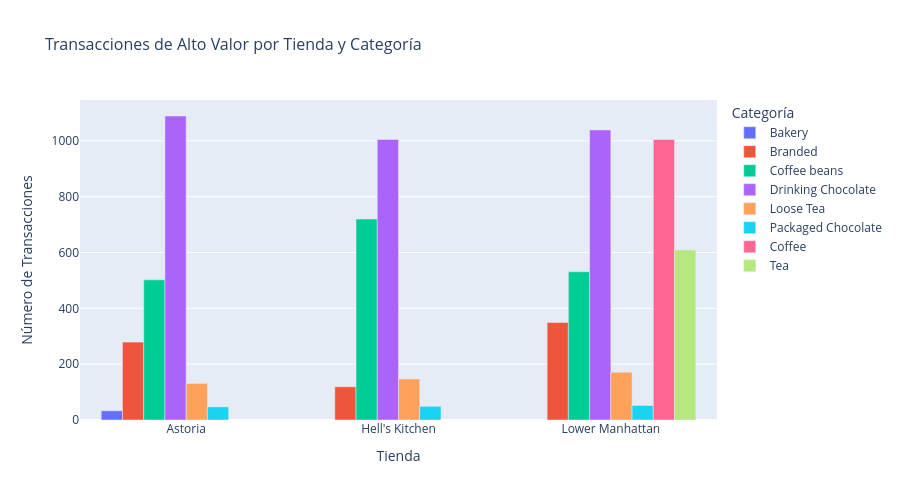

Notebook cell for this chart:
### Code cell
# Visualización de transacciones de alto valor por tienda y categoría
hv_store_cat = high_value_transactions.groupby(['store_location', 'product_category']).size().reset_index(name='count')

fig = px.bar(hv_store_cat, 
             x='store_location', 
             y='count', 
             color='product_category',
             title='Transacciones de Alto Valor por Tienda y Categoría',
             labels={'store_location': 'Tienda', 'count': 'Número de Transacciones', 'product_category': 'Categoría'},
             barmode='group')

fig.update_layout(font=dict(size=12), title_font_size=16, height=500)
fig.show()

### Figure 1 — Plotly figure (JSON) as saved in the notebook; plotly's stock layout.template omitted (floating-point values rounded to 4 significant figures)
{"data": [{"alignmentgroup": "True", "hovertemplate": "Categoría=Bakery<br>Tienda=%{x}<br>Número de Transacciones=%{y}<extra></extra>", "legendgroup": "Bakery", "marker": {"color": "#636efa", "pattern": {"shape": ""}}, "name": "Bakery", "offsetgroup": "Bakery", "orientation": "v", "showlegend": true, "textposition": "auto", "type": "bar", "x": ["Astoria"], "xaxis": "x", "y": [33], "yaxis": "y"}, {"alignmentgroup": "True", "hovertemplate": "Categoría=Branded<br>Tienda=%{x}<br>Número de Transacciones=%{y}<extra></extra>", "legendgroup": "Branded", "marker": {"color": "#EF553B", "pattern": {"shape": ""}}, "name": "Branded", "offsetgroup": "Branded", "orientation": "v", "showlegend": true, "textposition": "auto", "type": "bar", "x": ["Astoria", "Hell's Kitchen", "Lower Manhattan"], "xaxis": "x", "y": [279, 119, 349], "yaxis": "y"}, {"alignmentgroup": "True", "hovertemplate": "Categoría=Coffee beans<br>Tienda=%{x}<br>Número de Transacciones=%{y}<extra></extra>", "legendgroup": "Coffee beans", "marker": {"color": "#00cc96", "pattern": {"shape": ""}}, "name": "Coffee beans", "offsetgroup": "Coffee beans", "orientation": "v", "showlegend": true, "textposition": "auto", "type": "bar", "x": ["Astoria", "Hell's Kitchen", "Lower Manhattan"], "xaxis": "x", "y": [502, 720, 531], "yaxis": "y"}, {"alignmentgroup": "True", "hovertemplate": "Categoría=Drinking Chocolate<br>Tienda=%{x}<br>Número de Transacciones=%{y}<extra></extra>", "legendgroup": "Drinking Chocolate", "marker": {"color": "#ab63fa", "pattern": {"shape": ""}}, "name": "Drinking Chocolate", "offsetgroup": "Drinking Chocolate", "orientation": "v", "showlegend": true, "textposition": "auto", "type": "bar", "x": ["Astoria", "Hell's Kitchen", "Lower Manhattan"], "xaxis": "x", "y": [1089, 1005, 1039], "yaxis": "y"}, {"alignmentgroup": "True", "hovertemplate": "Categoría=Loose Tea<br>Tienda=%{x}<br>Número de Transacciones=%{y}<extra></extra>", "legendgroup": "Loose Tea", "marker": {"color": "#FFA15A", "pattern": {"shape": ""}}, "name": "Loose Tea", "offsetgroup": "Loose Tea", "orientation": "v", "showlegend": true, "textposition": "auto", "type": "bar", "x": ["Astoria", "Hell's Kitchen", "Lower Manhattan"], "xaxis": "x", "y": [131, 147, 171], "yaxis": "y"}, {"alignmentgroup": "True", "hovertemplate": "Categoría=Packaged Chocolate<br>Tienda=%{x}<br>Número de Transacciones=%{y}<extra></extra>", "legendgroup": "Packaged Chocolate", "marker": {"color": "#19d3f3", "pattern": {"shape": ""}}, "name": "Packaged Chocolate", "offsetgroup": "Packaged Chocolate", "orientation": "v", "showlegend": true, "textposition": "auto", "type": "bar", "x": ["Astoria", "Hell's Kitchen", "Lower Manhattan"], "xaxis": "x", "y": [47, 49, 52], "yaxis": "y"}, {"alignmentgroup": "True", "hovertemplate": "Categoría=Coffee<br>Tienda=%{x}<br>Número de Transacciones=%{y}<extra></extra>", "legendgroup": "Coffee", "marker": {"color": "#FF6692", "pattern": {"shape": ""}}, "name": "Coffee", "offsetgroup": "Coffee", "orientation": "v", "showlegend": true, "textposition": "auto", "type": "bar", "x": ["Lower Manhattan"], "xaxis": "x", "y": [1005], "yaxis": "y"}, {"alignmentgroup": "True", "hovertemplate": "Categoría=Tea<br>Tienda=%{x}<br>Número de Transacciones=%{y}<extra></extra>", "legendgroup": "Tea", "marker": {"color": "#B6E880", "pattern": {"shape": ""}}, "name": "Tea", "offsetgroup": "Tea", "orientation": "v", "showlegend": true, "textposition": "auto", "type": "bar", "x": ["Lower Manhattan"], "xaxis": "x", "y": [609], "yaxis": "y"}], "layout": {"barmode": "group", "font": {"size": 12}, "height": 500, "legend": {"title": {"text": "Categoría"}, "tracegroupgap": 0}, "title": {"font": {"size": 16}, "text": "Transacciones de Alto Valor por Tienda y Categoría"}, "xaxis": {"anchor": "y", "domain": [0, 1], "title": {"text": "Tienda"}}, "yaxis": {"anchor": "x", "domain": [0, 1], "title": {"text": "Número de Transacciones"}}}}
